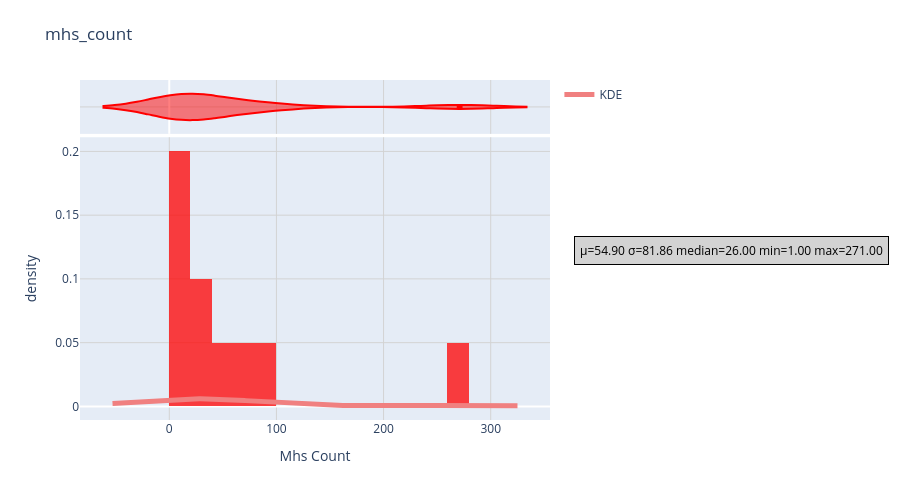
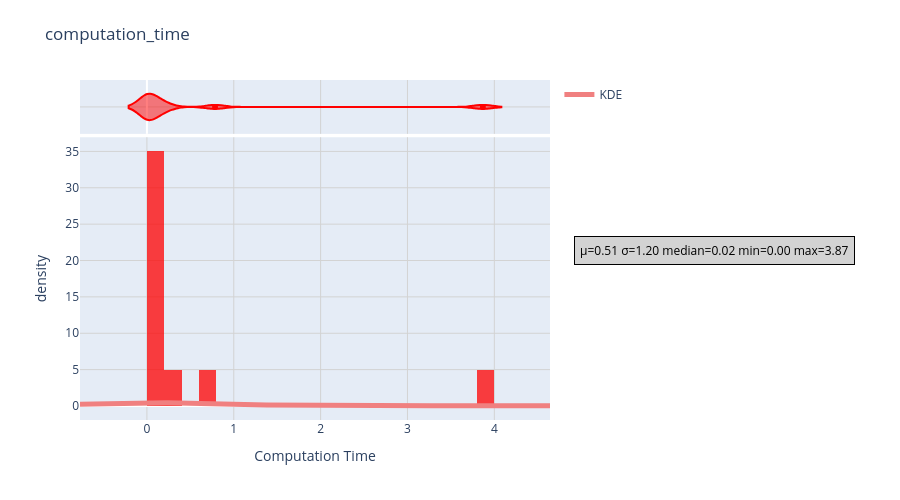
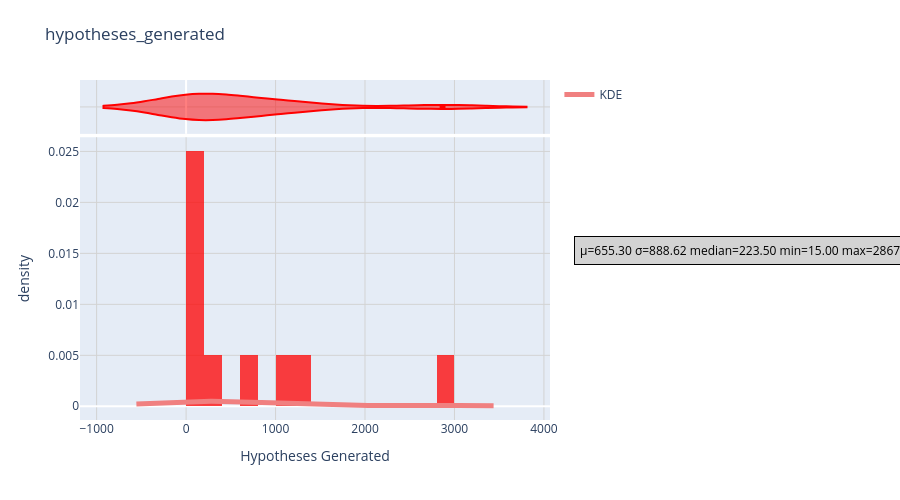
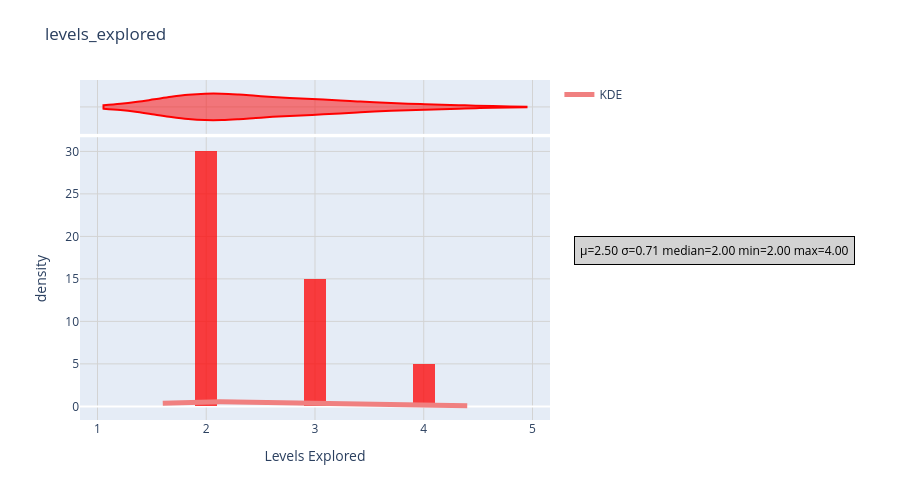

The notebook cell these images were saved under, in order:
### Code cell
df_numeric = df.copy()
for col in df_numeric.columns:
    original_dtype = df_numeric[col].dtype
    df_numeric[col] = pd.to_numeric(df_numeric[col], errors='coerce')
    if df_numeric[col].isnull().all() and not pd.api.types.is_numeric_dtype(original_dtype):
        print(f"Avviso: La colonna '{col}' è diventata tutta NaN dopo la conversione. Probabilmente non era numerica.")

initial_cols = set(df_numeric.columns)
df_numeric.dropna(axis=1, how='all', inplace=True)
dropped_cols_all_nan = list(initial_cols - set(df_numeric.columns))
if dropped_cols_all_nan:
    print(f"\nColonne rimosse perché interamente NaN dopo conversione: {dropped_cols_all_nan}")
else:
    print("\nNessuna colonna rimossa perché interamente NaN dopo conversione.")

df_numeric.info()

cols_to_plot = [col for col in df_numeric.columns if pd.api.types.is_numeric_dtype(df_numeric[col])]

if not cols_to_plot:
    print("\nErrore: Nessuna colonna numerica valida trovata per il plotting.")
    exit()

for col in cols_to_plot:
    plot_data = df_numeric[[col]].dropna()

    try:
        mean_val = plot_data[col].mean()
        std_val = plot_data[col].std()
        median_val = plot_data[col].median()
        min_val = plot_data[col].min()
        max_val = plot_data[col].max()

        stats_text = '\n'.join((
            r'µ=%.2f' % mean_val,
            r'σ=%.2f' % std_val,
            r'median=%.2f' % median_val,
            r'min=%.2f' % min_val,
            r'max=%.2f' % max_val
        ))

        fig = px.histogram(
            plot_data,
            x=col,
            histnorm='density',
            # marginal="kde", #! verificare perchè non funziona
            color_discrete_sequence=['red'],
            opacity=0.75,
            title=f'{col}',
            labels={col: col.replace("_", " ").title(), 'density': 'Density'},
            width=900, height=500,
            nbins=20, 
            marginal="violin"
        )
        
        x_range_kde = np.linspace(min_val - (max_val - min_val) * 0.2, max_val + (max_val - min_val) * 0.2, 500)
        kde = gaussian_kde(plot_data[col])
        kde_y = kde(x_range_kde)

        fig.add_trace(go.Scatter(
            x=x_range_kde,
            y=kde_y,
            mode='lines',
            line=dict(color='lightcoral', width=5),
            name='KDE'
        ))

        fig.update_xaxes(showgrid=True, gridwidth=1, gridcolor='lightgrey')
        fig.update_yaxes(showgrid=True, gridwidth=1, gridcolor='lightgrey')

        fig.add_annotation(
        xref="paper",
        yref="paper",
        x=1.05,
        y=0.5,
        text=stats_text,
        showarrow=False,
        font=dict(
            size=12,
            color="black"
        ),
        align="left",
        xanchor='left',
        yanchor='middle',
        bgcolor="lightgrey",
        bordercolor="black",
        borderwidth=1,
        borderpad=5
        )

        fig.update_layout(
            margin=dict(
                l=80,  
                r=350, 
                b=80, 
                t=80   
            ),
        )

        fig.show()

    except Exception as e:
        print(f"  ERRORE CRITICO: Non è stato possibile generare il grafico per '{col}'. Errore: {e}")
        print(f"  Dati problematici per '{col}':")
        print(plot_data[col].describe())
        print(plot_data[col].head())
        print(f"  Conteggio NaN: {plot_data[col].isnull().sum()}")

### Figure 1 — Plotly figure (JSON) as saved in the notebook; plotly's stock layout.template omitted (floating-point values rounded to 4 significant figures; data arrays with more than 128 entries replaced by an {"elided": "..."} marker saying what was removed)
{"data": [{"bingroup": "x", "histnorm": "density", "hovertemplate": "Mhs Count=%{x}<br>density=%{y}<extra></extra>", "legendgroup": "", "marker": {"color": "red", "opacity": 0.75, "pattern": {"shape": ""}}, "name": "", "nbinsx": 20, "orientation": "v", "showlegend": false, "type": "histogram", "x": [271, 95, 23, 1, 14, 42, 29, 5, 1, 68], "xaxis": "x", "yaxis": "y"}, {"hovertemplate": "Mhs Count=%{x}<extra></extra>", "legendgroup": "", "marker": {"color": "red"}, "name": "", "scalegroup": "x", "showlegend": false, "type": "violin", "x": [271, 95, 23, 1, 14, 42, 29, 5, 1, 68], "xaxis": "x2", "yaxis": "y2"}, {"line": {"color": "lightcoral", "width": 5}, "mode": "lines", "name": "KDE", "type": "scatter", "x": {"elided": "500 float values"}, "y": {"elided": "500 float values"}}], "layout": {"annotations": [{"align": "left", "bgcolor": "lightgrey", "bordercolor": "black", "borderpad": 5, "borderwidth": 1, "font": {"color": "black", "size": 12}, "showarrow": false, "text": "µ=54.90\nσ=81.86\nmedian=26.00\nmin=1.00\nmax=271.00", "x": 1.05, "xanchor": "left", "xref": "paper", "y": 0.5, "yanchor": "middle", "yref": "paper"}], "barmode": "relative", "height": 500, "legend": {"tracegroupgap": 0}, "margin": {"b": 80, "l": 80, "r": 350, "t": 80}, "title": {"text": "mhs_count"}, "width": 900, "xaxis": {"anchor": "y", "domain": [0, 1], "gridcolor": "lightgrey", "gridwidth": 1, "showgrid": true, "title": {"text": "Mhs Count"}}, "xaxis2": {"anchor": "y2", "domain": [0, 1], "gridcolor": "lightgrey", "gridwidth": 1, "matches": "x", "showgrid": true, "showticklabels": false}, "yaxis": {"anchor": "x", "domain": [0, 0.8316], "gridcolor": "lightgrey", "gridwidth": 1, "showgrid": true, "title": {"text": "density"}}, "yaxis2": {"anchor": "x2", "domain": [0.8416, 1], "gridcolor": "lightgrey", "gridwidth": 1, "matches": "y2", "showgrid": true, "showline": false, "showticklabels": false, "ticks": ""}}}

### Figure 2 — Plotly figure (JSON) as saved in the notebook; plotly's stock layout.template omitted (floating-point values rounded to 4 significant figures; data arrays with more than 128 entries replaced by an {"elided": "..."} marker saying what was removed)
{"data": [{"bingroup": "x", "histnorm": "density", "hovertemplate": "Computation Time=%{x}<br>density=%{y}<extra></extra>", "legendgroup": "", "marker": {"color": "red", "opacity": 0.75, "pattern": {"shape": ""}}, "name": "", "nbinsx": 20, "orientation": "v", "showlegend": false, "type": "histogram", "x": [3.868, 0.02833, 0.01834, 0.002642, 0.004027, 0.2189, 0.02146, 0.002753, 0.7843, 0.1521], "xaxis": "x", "yaxis": "y"}, {"hovertemplate": "Computation Time=%{x}<extra></extra>", "legendgroup": "", "marker": {"color": "red"}, "name": "", "scalegroup": "x", "showlegend": false, "type": "violin", "x": [3.868, 0.02833, 0.01834, 0.002642, 0.004027, 0.2189, 0.02146, 0.002753, 0.7843, 0.1521], "xaxis": "x2", "yaxis": "y2"}, {"line": {"color": "lightcoral", "width": 5}, "mode": "lines", "name": "KDE", "type": "scatter", "x": {"elided": "500 float values"}, "y": {"elided": "500 float values"}}], "layout": {"annotations": [{"align": "left", "bgcolor": "lightgrey", "bordercolor": "black", "borderpad": 5, "borderwidth": 1, "font": {"color": "black", "size": 12}, "showarrow": false, "text": "µ=0.51\nσ=1.20\nmedian=0.02\nmin=0.00\nmax=3.87", "x": 1.05, "xanchor": "left", "xref": "paper", "y": 0.5, "yanchor": "middle", "yref": "paper"}], "barmode": "relative", "height": 500, "legend": {"tracegroupgap": 0}, "margin": {"b": 80, "l": 80, "r": 350, "t": 80}, "title": {"text": "computation_time"}, "width": 900, "xaxis": {"anchor": "y", "domain": [0, 1], "gridcolor": "lightgrey", "gridwidth": 1, "showgrid": true, "title": {"text": "Computation Time"}}, "xaxis2": {"anchor": "y2", "domain": [0, 1], "gridcolor": "lightgrey", "gridwidth": 1, "matches": "x", "showgrid": true, "showticklabels": false}, "yaxis": {"anchor": "x", "domain": [0, 0.8316], "gridcolor": "lightgrey", "gridwidth": 1, "showgrid": true, "title": {"text": "density"}}, "yaxis2": {"anchor": "x2", "domain": [0.8416, 1], "gridcolor": "lightgrey", "gridwidth": 1, "matches": "y2", "showgrid": true, "showline": false, "showticklabels": false, "ticks": ""}}}

### Figure 3 — Plotly figure (JSON) as saved in the notebook; plotly's stock layout.template omitted (floating-point values rounded to 4 significant figures; data arrays with more than 128 entries replaced by an {"elided": "..."} marker saying what was removed)
{"data": [{"bingroup": "x", "histnorm": "density", "hovertemplate": "Hypotheses Generated=%{x}<br>density=%{y}<extra></extra>", "legendgroup": "", "marker": {"color": "red", "opacity": 0.75, "pattern": {"shape": ""}}, "name": "", "nbinsx": 20, "orientation": "v", "showlegend": false, "type": "histogram", "x": [2867, 260, 187, 55, 59, 1227, 147, 15, 1006, 730], "xaxis": "x", "yaxis": "y"}, {"hovertemplate": "Hypotheses Generated=%{x}<extra></extra>", "legendgroup": "", "marker": {"color": "red"}, "name": "", "scalegroup": "x", "showlegend": false, "type": "violin", "x": [2867, 260, 187, 55, 59, 1227, 147, 15, 1006, 730], "xaxis": "x2", "yaxis": "y2"}, {"line": {"color": "lightcoral", "width": 5}, "mode": "lines", "name": "KDE", "type": "scatter", "x": {"elided": "500 float values"}, "y": {"elided": "500 float values"}}], "layout": {"annotations": [{"align": "left", "bgcolor": "lightgrey", "bordercolor": "black", "borderpad": 5, "borderwidth": 1, "font": {"color": "black", "size": 12}, "showarrow": false, "text": "µ=655.30\nσ=888.62\nmedian=223.50\nmin=15.00\nmax=2867.00", "x": 1.05, "xanchor": "left", "xref": "paper", "y": 0.5, "yanchor": "middle", "yref": "paper"}], "barmode": "relative", "height": 500, "legend": {"tracegroupgap": 0}, "margin": {"b": 80, "l": 80, "r": 350, "t": 80}, "title": {"text": "hypotheses_generated"}, "width": 900, "xaxis": {"anchor": "y", "domain": [0, 1], "gridcolor": "lightgrey", "gridwidth": 1, "showgrid": true, "title": {"text": "Hypotheses Generated"}}, "xaxis2": {"anchor": "y2", "domain": [0, 1], "gridcolor": "lightgrey", "gridwidth": 1, "matches": "x", "showgrid": true, "showticklabels": false}, "yaxis": {"anchor": "x", "domain": [0, 0.8316], "gridcolor": "lightgrey", "gridwidth": 1, "showgrid": true, "title": {"text": "density"}}, "yaxis2": {"anchor": "x2", "domain": [0.8416, 1], "gridcolor": "lightgrey", "gridwidth": 1, "matches": "y2", "showgrid": true, "showline": false, "showticklabels": false, "ticks": ""}}}

### Figure 4 — Plotly figure (JSON) as saved in the notebook; plotly's stock layout.template omitted (floating-point values rounded to 4 significant figures; data arrays with more than 128 entries replaced by an {"elided": "..."} marker saying what was removed)
{"data": [{"bingroup": "x", "histnorm": "density", "hovertemplate": "Levels Explored=%{x}<br>density=%{y}<extra></extra>", "legendgroup": "", "marker": {"color": "red", "opacity": 0.75, "pattern": {"shape": ""}}, "name": "", "nbinsx": 20, "orientation": "v", "showlegend": false, "type": "histogram", "x": [3, 2, 2, 2, 2, 4, 2, 2, 3, 3], "xaxis": "x", "yaxis": "y"}, {"hovertemplate": "Levels Explored=%{x}<extra></extra>", "legendgroup": "", "marker": {"color": "red"}, "name": "", "scalegroup": "x", "showlegend": false, "type": "violin", "x": [3, 2, 2, 2, 2, 4, 2, 2, 3, 3], "xaxis": "x2", "yaxis": "y2"}, {"line": {"color": "lightcoral", "width": 5}, "mode": "lines", "name": "KDE", "type": "scatter", "x": {"elided": "500 float values"}, "y": {"elided": "500 float values"}}], "layout": {"annotations": [{"align": "left", "bgcolor": "lightgrey", "bordercolor": "black", "borderpad": 5, "borderwidth": 1, "font": {"color": "black", "size": 12}, "showarrow": false, "text": "µ=2.50\nσ=0.71\nmedian=2.00\nmin=2.00\nmax=4.00", "x": 1.05, "xanchor": "left", "xref": "paper", "y": 0.5, "yanchor": "middle", "yref": "paper"}], "barmode": "relative", "height": 500, "legend": {"tracegroupgap": 0}, "margin": {"b": 80, "l": 80, "r": 350, "t": 80}, "title": {"text": "levels_explored"}, "width": 900, "xaxis": {"anchor": "y", "domain": [0, 1], "gridcolor": "lightgrey", "gridwidth": 1, "showgrid": true, "title": {"text": "Levels Explored"}}, "xaxis2": {"anchor": "y2", "domain": [0, 1], "gridcolor": "lightgrey", "gridwidth": 1, "matches": "x", "showgrid": true, "showticklabels": false}, "yaxis": {"anchor": "x", "domain": [0, 0.8316], "gridcolor": "lightgrey", "gridwidth": 1, "showgrid": true, "title": {"text": "density"}}, "yaxis2": {"anchor": "x2", "domain": [0.8416, 1], "gridcolor": "lightgrey", "gridwidth": 1, "matches": "y2", "showgrid": true, "showline": false, "showticklabels": false, "ticks": ""}}}
